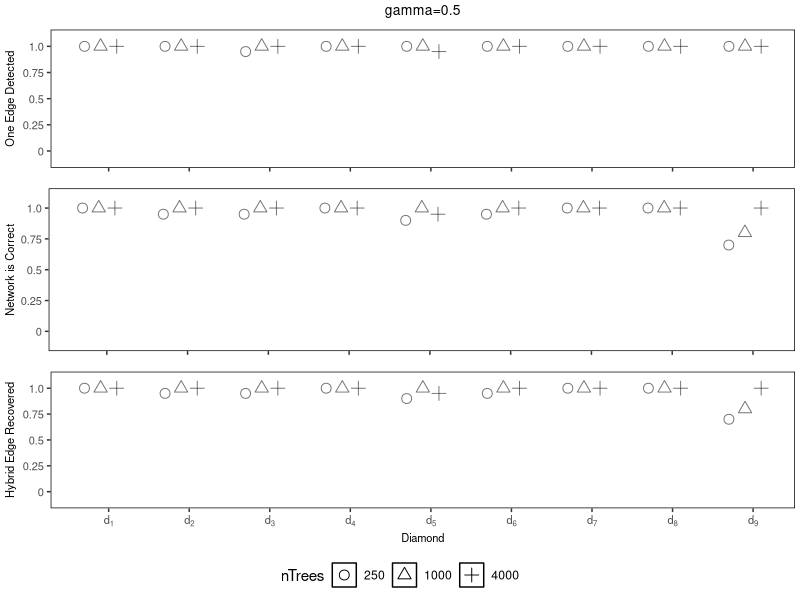
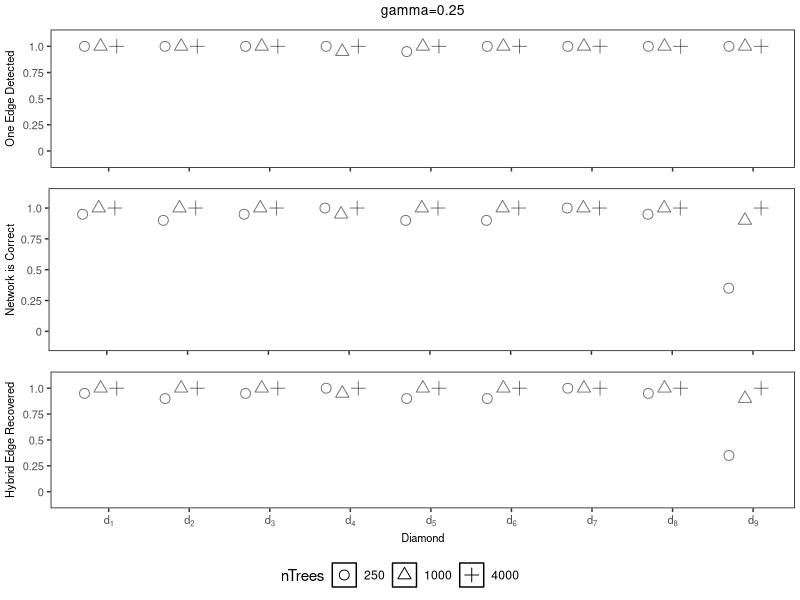
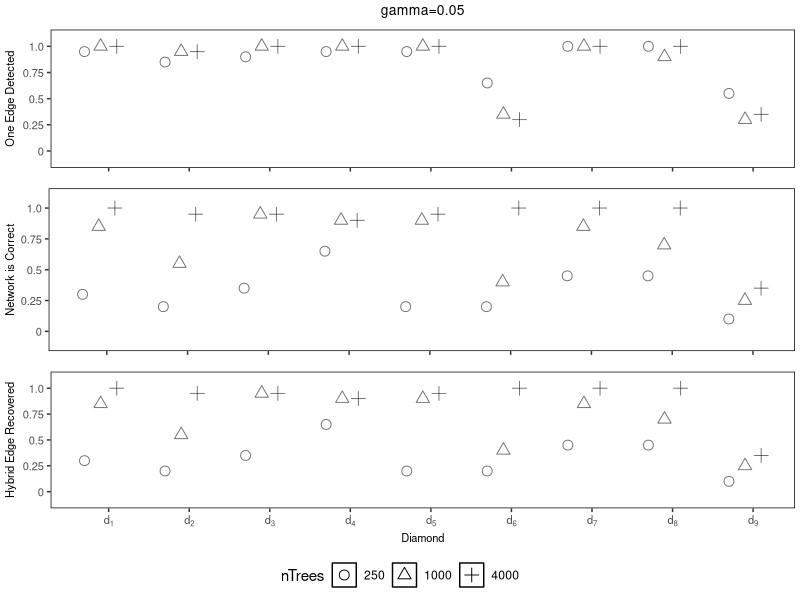
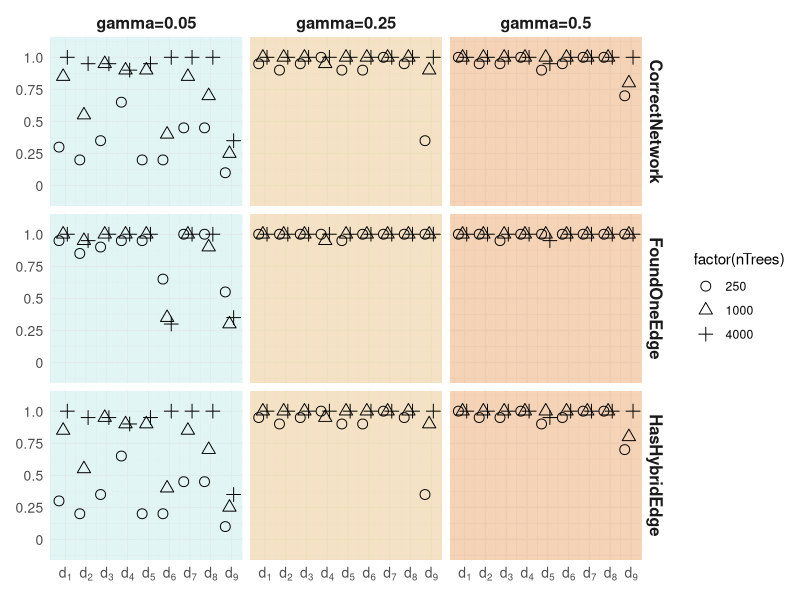
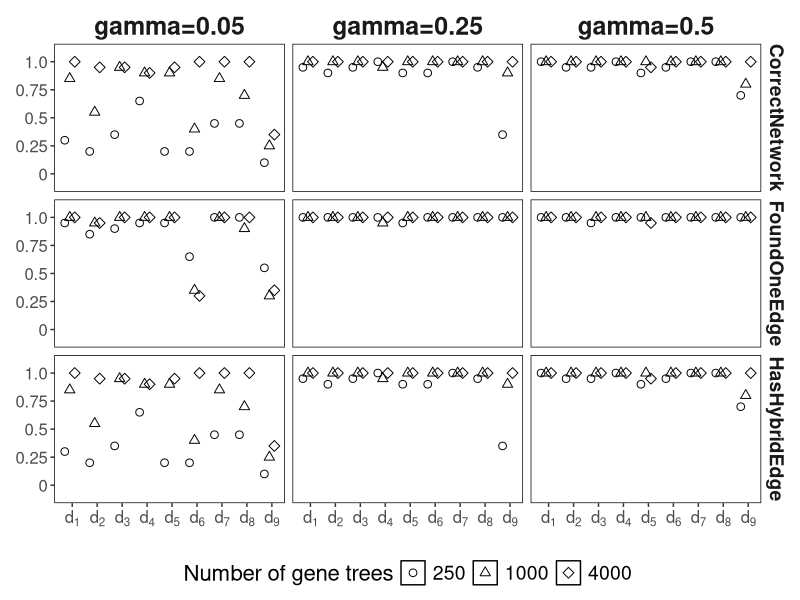

The R script that drew these images, in order: (Note: this script raises an error after producing the figures.)
library(tidyverse)
library(gridExtra)
library(grid)
library(gtable)

# setwd("~/branch/badDiamond/res2/")

# Create user-defined function, which extracts legends from ggplots
extract_legend <- function(my_ggp) {
  step1 <- ggplot_gtable(ggplot_build(my_ggp))
  step2 <- which(sapply(step1$grobs, function(x) x$name) == "guide-box")
  step3 <- step1$grobs[[step2]]
  return(step3)
}

####################### phi1 true #############################
data1 <- read.table("0.5.True.resultForPlotting.txt", sep = "\t",header=TRUE)
p1 <- ggplot(data1, aes(x=xPos,y=FoundOneEdge/20,shape=factor(nTrees),alpha=1.0)) + 
  geom_point(size=3) +
  scale_shape_manual(values=c(1,2,3)) + 
  scale_x_continuous(name=expression(paste("",sep="")), breaks=c(1,2,3,4,5,6,7,8,9),labels=c(expression(paste(d[1],sep="")),expression(paste(d[2],sep="")),expression(paste(d[3],sep="")),expression(paste(d[4],sep="")),expression(paste(d[5],sep="")),expression(paste(d[6],sep="")),expression(paste(d[7],sep="")),expression(paste(d[8],sep="")),expression(paste(d[9],sep="")))) + 
  scale_y_continuous(name=expression(paste("One Edge Detected",sep="")), breaks=c(0,0.25,0.5,0.75,1.0),labels=c("0","0.25","0.5","0.75","1.0"), limits=c(-0.1,1.1)) + 
  theme(panel.background = element_rect(fill='white', colour='black'),panel.grid.minor.y = element_blank(),panel.grid.major.y = element_blank(),panel.grid.minor.x = element_blank(), axis.title = element_text(size = 8), legend.position = "none", axis.text.x = element_blank(), axis.text.y = element_text(size=8), panel.grid.major.x = element_blank(), plot.margin=unit(c(0.05,0.05,0.05,0.05),"in"),plot.title = element_text(size=10, hjust = 0.5)) + 
  ggtitle(expression(paste("gamma=0.5", sep="")))
p2 <- ggplot(data1, aes(x=xPos,y=CorrectNetwork/20,shape=factor(nTrees),alpha=1.0)) + 
  geom_point(size=3) +
  scale_shape_manual(values=c(1,2,3)) + 
  scale_x_continuous(name=expression(paste("",sep="")), breaks=c(1,2,3,4,5,6,7,8,9),labels=c(expression(paste(d[1],sep="")),expression(paste(d[2],sep="")),expression(paste(d[3],sep="")),expression(paste(d[4],sep="")),expression(paste(d[5],sep="")),expression(paste(d[6],sep="")),expression(paste(d[7],sep="")),expression(paste(d[8],sep="")),expression(paste(d[9],sep="")))) + 
  scale_y_continuous(name=expression(paste("Network is Correct",sep="")), breaks=c(0,0.25,0.5,0.75,1.0),labels=c("0","0.25","0.5","0.75","1.0"), limits=c(-0.1,1.1)) + 
  theme(panel.background = element_rect(fill='white', colour='black'),panel.grid.minor.y = element_blank(),panel.grid.major.y = element_blank(),panel.grid.minor.x = element_blank(), axis.title = element_text(size = 8), legend.position = "none", axis.text.x = element_blank(), axis.text.y = element_text(size=8), panel.grid.major.x = element_blank(), plot.margin=unit(c(0.05,0.05,0.05,0.05),"in"),plot.title = element_text(size=10, hjust = 0.5))
p3 <- ggplot(data1, aes(x=xPos,y=HasHybridEdge/20,shape=factor(nTrees),alpha=1.0)) + 
  geom_point(size=3) +scale_shape_manual(values=c(1,2,3)) + 
  scale_x_continuous(name=expression(paste("Diamond",sep="")), breaks=c(1,2,3,4,5,6,7,8,9),labels=c(expression(paste(d[1],sep="")),expression(paste(d[2],sep="")),expression(paste(d[3],sep="")),expression(paste(d[4],sep="")),expression(paste(d[5],sep="")),expression(paste(d[6],sep="")),expression(paste(d[7],sep="")),expression(paste(d[8],sep="")),expression(paste(d[9],sep="")))) + 
  scale_y_continuous(name=expression(paste("Hybrid Edge Recovered",sep="")), breaks=c(0,0.25,0.5,0.75,1.0),labels=c("0","0.25","0.5","0.75","1.0"), limits=c(-0.1,1.1)) + 
  theme(panel.background = element_rect(fill='white', colour='black'),panel.grid.minor.y = element_blank(),panel.grid.major.y = element_blank(),panel.grid.minor.x = element_blank(), axis.title = element_text(size = 8), legend.position = "none", axis.text.x = element_text(size=8), axis.text.y = element_text(size=8), panel.grid.major.x = element_blank(), plot.margin=unit(c(0.05,0.05,0.05,0.05),"in"),plot.title = element_text(size=10, hjust = 0.5))

plegend <- ggplot(data1, aes(x=xPos,y=HasHybridEdge/20,shape=factor(nTrees))) + 
  geom_point(size=3) +
  scale_shape_manual(name="nTrees", labels=c("250","1000","4000"), values=c(1,2,3)) + 
  scale_x_continuous(name=expression(paste("Diamond",sep="")), breaks=c(1,2,3,4,5,6,7,8,9),labels=c(expression(paste(d[1],sep="")),expression(paste(d[2],sep="")),expression(paste(d[3],sep="")),expression(paste(d[4],sep="")),expression(paste(d[5],sep="")),expression(paste(d[6],sep="")),expression(paste(d[7],sep="")),expression(paste(d[8],sep="")),expression(paste(d[9],sep="")))) + 
  scale_y_continuous(name=expression(paste("Hybrid Edge Recovered",sep="")), breaks=c(0,0.25,0.5,0.75,1.0),labels=c("0","0.25","0.5","0.75","1.0"),limits=c(-0.1,1)) + 
  theme(panel.background = element_rect(fill='white', colour='black'),panel.grid.minor.y = element_blank(),panel.grid.major.y = element_blank(),panel.grid.minor.x = element_blank(),axis.text = element_text(size = 8), axis.title = element_text(size = 10), legend.position = "bottom", axis.text.x = element_text(angle = 0), panel.grid.major.x = element_blank(), plot.margin=unit(c(0.05,0.05,0.05,0.05),"in"))
# Apply user-defined function to extract legend
shared_legend <- extract_legend(plegend)

g1 <- grid.arrange(arrangeGrob(p1, p2, p3, ncol = 1),shared_legend, nrow = 2, heights = c(11, 1))

ggsave("snaq.phi1.true.pdf",g1,device="pdf",units="in",width=6.5,height=4.5)

##################### phi2 true #####################
d2 <- read.table("0.25.True.resultForPlotting.txt", sep = "\t",header=TRUE)
p1 <- ggplot(d2, aes(x=xPos,y=FoundOneEdge/20,shape=factor(nTrees),alpha=1.0)) + 
  geom_point(size=3) +
  scale_shape_manual(values=c(1,2,3)) + 
  scale_x_continuous(name=expression(paste("",sep="")), breaks=c(1,2,3,4,5,6,7,8,9),labels=c(expression(paste(d[1],sep="")),expression(paste(d[2],sep="")),expression(paste(d[3],sep="")),expression(paste(d[4],sep="")),expression(paste(d[5],sep="")),expression(paste(d[6],sep="")),expression(paste(d[7],sep="")),expression(paste(d[8],sep="")),expression(paste(d[9],sep="")))) + 
  scale_y_continuous(name=expression(paste("One Edge Detected",sep="")), breaks=c(0,0.25,0.5,0.75,1.0),labels=c("0","0.25","0.5","0.75","1.0"), limits=c(-0.1,1.1)) + 
  theme(panel.background = element_rect(fill='white', colour='black'),panel.grid.minor.y = element_blank(),panel.grid.major.y = element_blank(),panel.grid.minor.x = element_blank(), axis.title = element_text(size = 8), legend.position = "none", axis.text.x = element_blank(), axis.text.y = element_text(size=8), panel.grid.major.x = element_blank(), plot.margin=unit(c(0.05,0.05,0.05,0.05),"in"),plot.title = element_text(size=10, hjust = 0.5)) + 
  ggtitle(expression(paste("gamma=0.25", sep="")))
p2 <- ggplot(d2, aes(x=xPos,y=CorrectNetwork/20,shape=factor(nTrees),alpha=1.0)) + 
  geom_point(size=3) +
  scale_shape_manual(values=c(1,2,3)) + 
  scale_x_continuous(name=expression(paste("",sep="")), breaks=c(1,2,3,4,5,6,7,8,9),labels=c(expression(paste(d[1],sep="")),expression(paste(d[2],sep="")),expression(paste(d[3],sep="")),expression(paste(d[4],sep="")),expression(paste(d[5],sep="")),expression(paste(d[6],sep="")),expression(paste(d[7],sep="")),expression(paste(d[8],sep="")),expression(paste(d[9],sep="")))) + 
  scale_y_continuous(name=expression(paste("Network is Correct",sep="")), breaks=c(0,0.25,0.5,0.75,1.0),labels=c("0","0.25","0.5","0.75","1.0"), limits=c(-0.1,1.1)) + 
  theme(panel.background = element_rect(fill='white', colour='black'),panel.grid.minor.y = element_blank(),panel.grid.major.y = element_blank(),panel.grid.minor.x = element_blank(), axis.title = element_text(size = 8), legend.position = "none", axis.text.x = element_blank(), axis.text.y = element_text(size=8), panel.grid.major.x = element_blank(), plot.margin=unit(c(0.05,0.05,0.05,0.05),"in"),plot.title = element_text(size=10, hjust = 0.5))
p3 <- ggplot(d2, aes(x=xPos,y=HasHybridEdge/20,shape=factor(nTrees),alpha=1.0)) + 
  geom_point(size=3) +scale_shape_manual(values=c(1,2,3)) + 
  scale_x_continuous(name=expression(paste("Diamond",sep="")), breaks=c(1,2,3,4,5,6,7,8,9),labels=c(expression(paste(d[1],sep="")),expression(paste(d[2],sep="")),expression(paste(d[3],sep="")),expression(paste(d[4],sep="")),expression(paste(d[5],sep="")),expression(paste(d[6],sep="")),expression(paste(d[7],sep="")),expression(paste(d[8],sep="")),expression(paste(d[9],sep="")))) + 
  scale_y_continuous(name=expression(paste("Hybrid Edge Recovered",sep="")), breaks=c(0,0.25,0.5,0.75,1.0),labels=c("0","0.25","0.5","0.75","1.0"), limits=c(-0.1,1.1)) + 
  theme(panel.background = element_rect(fill='white', colour='black'),panel.grid.minor.y = element_blank(),panel.grid.major.y = element_blank(),panel.grid.minor.x = element_blank(), axis.title = element_text(size = 8), legend.position = "none", axis.text.x = element_text(size=8), axis.text.y = element_text(size=8), panel.grid.major.x = element_blank(), plot.margin=unit(c(0.05,0.05,0.05,0.05),"in"),plot.title = element_text(size=10, hjust = 0.5))

plegend <- ggplot(d2, aes(x=xPos,y=HasHybridEdge/20,shape=factor(nTrees))) + 
  geom_point(size=3) +
  scale_shape_manual(name="nTrees", labels=c("250","1000","4000"), values=c(1,2,3)) + 
  scale_x_continuous(name=expression(paste("Diamond",sep="")), breaks=c(1,2,3,4,5,6,7,8,9),labels=c(expression(paste(d[1],sep="")),expression(paste(d[2],sep="")),expression(paste(d[3],sep="")),expression(paste(d[4],sep="")),expression(paste(d[5],sep="")),expression(paste(d[6],sep="")),expression(paste(d[7],sep="")),expression(paste(d[8],sep="")),expression(paste(d[9],sep="")))) + 
  scale_y_continuous(name=expression(paste("Hybrid Edge Recovered",sep="")), breaks=c(0,0.25,0.5,0.75,1.0),labels=c("0","0.25","0.5","0.75","1.0"),limits=c(-0.1,1)) + 
  theme(panel.background = element_rect(fill='white', colour='black'),panel.grid.minor.y = element_blank(),panel.grid.major.y = element_blank(),panel.grid.minor.x = element_blank(),axis.text = element_text(size = 8), axis.title = element_text(size = 10), legend.position = "bottom", axis.text.x = element_text(angle = 0), panel.grid.major.x = element_blank(), plot.margin=unit(c(0.05,0.05,0.05,0.05),"in"))
# Apply user-defined function to extract legend
shared_legend <- extract_legend(plegend)

g2 <- grid.arrange(arrangeGrob(p1, p2, p3, ncol = 1),shared_legend, nrow = 2, heights = c(11, 1))

ggsave("snaq.phi2.true.pdf",g2,device="pdf",units="in",width=6.5,height=4.5)


##################### phi3 true #####################
d3 <- read.table("0.05.True.resultForPlotting.txt", sep = "\t",header=TRUE)
p1 <- ggplot(d3, aes(x=xPos,y=FoundOneEdge/20,shape=factor(nTrees),alpha=1.0)) + 
  geom_point(size=3) +
  scale_shape_manual(values=c(1,2,3)) + 
  scale_x_continuous(name=expression(paste("",sep="")), breaks=c(1,2,3,4,5,6,7,8,9),labels=c(expression(paste(d[1],sep="")),expression(paste(d[2],sep="")),expression(paste(d[3],sep="")),expression(paste(d[4],sep="")),expression(paste(d[5],sep="")),expression(paste(d[6],sep="")),expression(paste(d[7],sep="")),expression(paste(d[8],sep="")),expression(paste(d[9],sep="")))) + 
  scale_y_continuous(name=expression(paste("One Edge Detected",sep="")), breaks=c(0,0.25,0.5,0.75,1.0),labels=c("0","0.25","0.5","0.75","1.0"), limits=c(-0.1,1.1)) + 
  theme(panel.background = element_rect(fill='white', colour='black'),panel.grid.minor.y = element_blank(),panel.grid.major.y = element_blank(),panel.grid.minor.x = element_blank(), axis.title = element_text(size = 8), legend.position = "none", axis.text.x = element_blank(), axis.text.y = element_text(size=8), panel.grid.major.x = element_blank(), plot.margin=unit(c(0.05,0.05,0.05,0.05),"in"),plot.title = element_text(size=10, hjust = 0.5)) + 
  ggtitle(expression(paste("gamma=0.05", sep="")))
p2 <- ggplot(d3, aes(x=xPos,y=CorrectNetwork/20,shape=factor(nTrees),alpha=1.0)) + 
  geom_point(size=3) +
  scale_shape_manual(values=c(1,2,3)) + 
  scale_x_continuous(name=expression(paste("",sep="")), breaks=c(1,2,3,4,5,6,7,8,9),labels=c(expression(paste(d[1],sep="")),expression(paste(d[2],sep="")),expression(paste(d[3],sep="")),expression(paste(d[4],sep="")),expression(paste(d[5],sep="")),expression(paste(d[6],sep="")),expression(paste(d[7],sep="")),expression(paste(d[8],sep="")),expression(paste(d[9],sep="")))) + 
  scale_y_continuous(name=expression(paste("Network is Correct",sep="")), breaks=c(0,0.25,0.5,0.75,1.0),labels=c("0","0.25","0.5","0.75","1.0"), limits=c(-0.1,1.1)) + 
  theme(panel.background = element_rect(fill='white', colour='black'),panel.grid.minor.y = element_blank(),panel.grid.major.y = element_blank(),panel.grid.minor.x = element_blank(), axis.title = element_text(size = 8), legend.position = "none", axis.text.x = element_blank(), axis.text.y = element_text(size=8), panel.grid.major.x = element_blank(), plot.margin=unit(c(0.05,0.05,0.05,0.05),"in"),plot.title = element_text(size=10, hjust = 0.5))
p3 <- ggplot(d3, aes(x=xPos,y=HasHybridEdge/20,shape=factor(nTrees),alpha=1.0)) + 
  geom_point(size=3) +scale_shape_manual(values=c(1,2,3)) + 
  scale_x_continuous(name=expression(paste("Diamond",sep="")), breaks=c(1,2,3,4,5,6,7,8,9),labels=c(expression(paste(d[1],sep="")),expression(paste(d[2],sep="")),expression(paste(d[3],sep="")),expression(paste(d[4],sep="")),expression(paste(d[5],sep="")),expression(paste(d[6],sep="")),expression(paste(d[7],sep="")),expression(paste(d[8],sep="")),expression(paste(d[9],sep="")))) + 
  scale_y_continuous(name=expression(paste("Hybrid Edge Recovered",sep="")), breaks=c(0,0.25,0.5,0.75,1.0),labels=c("0","0.25","0.5","0.75","1.0"), limits=c(-0.1,1.1)) + 
  theme(panel.background = element_rect(fill='white', colour='black'),panel.grid.minor.y = element_blank(),panel.grid.major.y = element_blank(),panel.grid.minor.x = element_blank(), axis.title = element_text(size = 8), legend.position = "none", axis.text.x = element_text(size=8), axis.text.y = element_text(size=8), panel.grid.major.x = element_blank(), plot.margin=unit(c(0.05,0.05,0.05,0.05),"in"),plot.title = element_text(size=10, hjust = 0.5))

plegend <- ggplot(d3, aes(x=xPos,y=HasHybridEdge/20,shape=factor(nTrees))) + 
  geom_point(size=3) +
  scale_shape_manual(name="nTrees", labels=c("250","1000","4000"), values=c(1,2,3)) + 
  scale_x_continuous(name=expression(paste("Diamond",sep="")), breaks=c(1,2,3,4,5,6,7,8,9),labels=c(expression(paste(d[1],sep="")),expression(paste(d[2],sep="")),expression(paste(d[3],sep="")),expression(paste(d[4],sep="")),expression(paste(d[5],sep="")),expression(paste(d[6],sep="")),expression(paste(d[7],sep="")),expression(paste(d[8],sep="")),expression(paste(d[9],sep="")))) + 
  scale_y_continuous(name=expression(paste("Hybrid Edge Recovered",sep="")), breaks=c(0,0.25,0.5,0.75,1.0),labels=c("0","0.25","0.5","0.75","1.0"),limits=c(-0.1,1)) + 
  theme(panel.background = element_rect(fill='white', colour='black'),panel.grid.minor.y = element_blank(),panel.grid.major.y = element_blank(),panel.grid.minor.x = element_blank(),axis.text = element_text(size = 8), axis.title = element_text(size = 10), legend.position = "bottom", axis.text.x = element_text(angle = 0), panel.grid.major.x = element_blank(), plot.margin=unit(c(0.05,0.05,0.05,0.05),"in"))
# Apply user-defined function to extract legend
shared_legend <- extract_legend(plegend)

g3 <- grid.arrange(arrangeGrob(p1, p2, p3, ncol = 1),shared_legend, nrow = 2, heights = c(11, 1))

ggsave("snaq.phi3.true.pdf",g3,device="pdf",units="in",width=6.5,height=4.5)


################### Condense the plot into one #########################
# condense g1,g2,g3
# upgrade data
# .x is phi1, .y is phi2, the rest is phi3
dataC <- data1 %>% left_join(d2, by=c("Diamond","nTrees", "xPos"))
dataC2 <- dataC %>% left_join(d3, by=c("Diamond","nTrees", "xPos"))
dataC3 <- dataC2 %>% 
  pivot_longer(cols = c(FoundOneEdge, FoundOneEdge.x, FoundOneEdge.y, 
                        CorrectNetwork, CorrectNetwork.x, CorrectNetwork.y,
                        HasHybridEdge, HasHybridEdge.x, HasHybridEdge.y), 
               names_to = "Name",
               values_to = c("value")) %>%
  mutate(phi = case_when(
    Name == "FoundOneEdge"|Name == "CorrectNetwork"|Name == "HasHybridEdge" ~ "gamma=0.05",
    Name == "FoundOneEdge.x"|Name == "CorrectNetwork.x"|Name == "HasHybridEdge.x" ~ "gamma=0.5",
    Name == "FoundOneEdge.y"|Name == "CorrectNetwork.y"|Name == "HasHybridEdge.y" ~ "gamma=0.25"
  ))

datafinal <- dataC3 %>%
  mutate(Name = case_when(
    Name %in% c("FoundOneEdge.x", "FoundOneEdge.y") ~ "FoundOneEdge",
    Name %in% c("CorrectNetwork.x", "CorrectNetwork.y") ~ "CorrectNetwork",
    Name %in% c("HasHybridEdge.x", "HasHybridEdge.y") ~ "HasHybridEdge",
    TRUE ~ Name
  )) %>%
  mutate(prop = value/20)

condense <- ggplot(datafinal, aes(x=xPos, y=prop, shape=factor(nTrees))) +
  geom_rect(aes(
    xmin = -Inf, xmax = Inf, ymin = -Inf, ymax = Inf,
    fill = phi
  ), alpha = 0.05) +
  geom_point(size = 3, color = "black") + 
  scale_shape_manual(values = c(1,2,3)) +
  scale_x_continuous(name=expression(paste("",sep="")), breaks=c(1,2,3,4,5,6,7,8,9),labels=c(expression(paste(d[1],sep="")),expression(paste(d[2],sep="")),expression(paste(d[3],sep="")),expression(paste(d[4],sep="")),expression(paste(d[5],sep="")),expression(paste(d[6],sep="")),expression(paste(d[7],sep="")),expression(paste(d[8],sep="")),expression(paste(d[9],sep="")))) + 
  scale_y_continuous(name=expression(paste("",sep="")), breaks=c(0,0.25,0.5,0.75,1.0),labels=c("0","0.25","0.5","0.75","1.0"), limits=c(-0.1,1.1)) + 
  facet_grid(Name ~ phi) +
  scale_fill_manual(values = c("#e0f3f8", "#f6e6c3", "#f2d0a4"), guide = "none") +  # Soft pastel colors
  theme_minimal() +  # Minimal theme for clean aesthetics
  theme(
    strip.text = element_text(size = 12, face = "bold"),  # Bold facet labels
    axis.text = element_text(size = 10),  # Adjust axis text size for readability
    axis.title = element_text(size = 12),  # Adjust axis titles
    plot.title = element_text(size = 14, face = "bold", hjust = 0.5)  # Title styling
  )

ggsave("CondensedTrueSnaq.pdf", condense, width = 12, height = 5)

condense2 <- ggplot(datafinal, aes(x=xPos, y=prop, shape=factor(nTrees))) +
  geom_rect(aes(
    xmin = -Inf, xmax = Inf, ymin = -Inf, ymax = Inf
  ), alpha = 0) +
  geom_point(color = "black", size = 2.25, alpha = 1) + 
  scale_shape_manual(name = "Number of gene trees", values = c(1,2,5)) +
  scale_x_continuous(name=expression(paste("",sep="")), breaks=c(1,2,3,4,5,6,7,8,9),labels=c(expression(paste(d[1],sep="")),expression(paste(d[2],sep="")),expression(paste(d[3],sep="")),expression(paste(d[4],sep="")),expression(paste(d[5],sep="")),expression(paste(d[6],sep="")),expression(paste(d[7],sep="")),expression(paste(d[8],sep="")),expression(paste(d[9],sep="")))) + 
  scale_y_continuous(name=expression(paste("",sep="")), breaks=c(0,0.25,0.5,0.75,1.0),labels=c("0","0.25","0.5","0.75","1.0"), limits=c(-0.1,1.1)) + 
  facet_grid(Name ~ phi) +  # Minimal theme for clean aesthetics
  theme(
    panel.background = element_rect(fill = "white", colour = "black"),  # White background
    panel.grid = element_blank(),
    legend.position = "bottom",
    legend.direction = "horizontal",
    legend.text = element_text(size = 14),
    legend.title = element_text(size = 16),
    strip.text.x = element_text(size = 18, face = "bold"),  # Bold facet labels
    strip.text.y = element_text(size = 14, face = "bold"),
    strip.background = element_blank(),
    axis.text = element_text(size = 12),  # Adjust axis text size for readability
    axis.title = element_text(size = 12),  # Adjust axis titles
    plot.title = element_text(size = 14, face = "bold", hjust = 0.5)  # Title styling
  )

ggsave("CondensedTrueSnaq4.pdf", condense2, width = 12, height = 6.5)

################################# RF_dist ##############################
d4 <- read.table("simulationResults.true.txt", sep = "\t",header=TRUE)
d4_phi1 <- d4 %>% filter(phi == "phi1") %>% filter (RF_dist == 0) %>% 
  group_by(Diamond, nTrees) %>% count(n()) %>% 
  left_join(data1 %>% select(Diamond, nTrees, xPos), by = c("Diamond", "nTrees"))
d4_phi2 <- d4 %>% filter(phi == "phi2") %>% filter (RF_dist == 0) %>% 
  group_by(Diamond, nTrees) %>% count(n()) %>% 
  left_join(data1 %>% select(Diamond, nTrees, xPos), by = c("Diamond", "nTrees"))
d4_phi3 <- d4 %>% filter(phi == "phi3") %>% filter (RF_dist == 0) %>% 
  group_by(Diamond, nTrees) %>% count(n()) %>% 
  left_join(data1 %>% select(Diamond, nTrees, xPos), by = c("Diamond", "nTrees"))

pdist1 <- ggplot(d4_phi1, aes(x=xPos,y=n/20,shape=factor(nTrees),alpha=1.0)) + 
  geom_point(size=3) +
  scale_shape_manual(values=c(1,2,3)) + 
  scale_x_continuous(name=expression(paste("Diamond",sep="")), breaks=c(1,2,3,4,5,6,7,8,9),labels=c(expression(paste(d[1],sep="")),expression(paste(d[2],sep="")),expression(paste(d[3],sep="")),expression(paste(d[4],sep="")),expression(paste(d[5],sep="")),expression(paste(d[6],sep="")),expression(paste(d[7],sep="")),expression(paste(d[8],sep="")),expression(paste(d[9],sep="")))) + 
  scale_y_continuous(name=expression(paste("Network is Correct",sep="")), breaks=c(0,0.25,0.5,0.75,1.0),labels=c("0","0.25","0.5","0.75","1.0"), limits=c(-0.1,1.1)) + 
  theme(panel.background = element_rect(fill='white', colour='black'),panel.grid.minor.y = element_blank(),panel.grid.major.y = element_blank(),panel.grid.minor.x = element_blank(), axis.title = element_text(size = 8), legend.position = "none", axis.text.x = element_blank(), axis.text.y = element_text(size=8), panel.grid.major.x = element_blank(), plot.margin=unit(c(0.05,0.05,0.05,0.05),"in"),plot.title = element_text(size=10, hjust = 0.5))
pdist2 <- ggplot(d4_phi2, aes(x=xPos,y=n/20,shape=factor(nTrees),alpha=1.0)) + 
  geom_point(size=3) +
  scale_shape_manual(values=c(1,2,3)) + 
  scale_x_continuous(name=expression(paste("",sep="")), breaks=c(1,2,3,4,5,6,7,8,9),labels=c(expression(paste(d[1],sep="")),expression(paste(d[2],sep="")),expression(paste(d[3],sep="")),expression(paste(d[4],sep="")),expression(paste(d[5],sep="")),expression(paste(d[6],sep="")),expression(paste(d[7],sep="")),expression(paste(d[8],sep="")),expression(paste(d[9],sep="")))) + 
  scale_y_continuous(name=expression(paste("Network is Correct",sep="")), breaks=c(0,0.25,0.5,0.75,1.0),labels=c("0","0.25","0.5","0.75","1.0"), limits=c(-0.1,1.1)) + 
  theme(panel.background = element_rect(fill='white', colour='black'),panel.grid.minor.y = element_blank(),panel.grid.major.y = element_blank(),panel.grid.minor.x = element_blank(), axis.title = element_text(size = 8), legend.position = "none", axis.text.x = element_blank(), axis.text.y = element_text(size=8), panel.grid.major.x = element_blank(), plot.margin=unit(c(0.05,0.05,0.05,0.05),"in"),plot.title = element_text(size=10, hjust = 0.5))
pdist3 <- ggplot(d4_phi3, aes(x=xPos,y=n/20,shape=factor(nTrees),alpha=1.0)) + 
  geom_point(size=3) +
  scale_shape_manual(values=c(1,2,3)) + 
  scale_x_continuous(name=expression(paste("",sep="")), breaks=c(1,2,3,4,5,6,7,8,9),labels=c(expression(paste(d[1],sep="")),expression(paste(d[2],sep="")),expression(paste(d[3],sep="")),expression(paste(d[4],sep="")),expression(paste(d[5],sep="")),expression(paste(d[6],sep="")),expression(paste(d[7],sep="")),expression(paste(d[8],sep="")),expression(paste(d[9],sep="")))) + 
  scale_y_continuous(name=expression(paste("Network is Correct",sep="")), breaks=c(0,0.25,0.5,0.75,1.0),labels=c("0","0.25","0.5","0.75","1.0"), limits=c(-0.1,1.1)) + 
  theme(panel.background = element_rect(fill='white', colour='black'),panel.grid.minor.y = element_blank(),panel.grid.major.y = element_blank(),panel.grid.minor.x = element_blank(), axis.title = element_text(size = 8), legend.position = "none", axis.text.x = element_blank(), axis.text.y = element_text(size=8), panel.grid.major.x = element_blank(), plot.margin=unit(c(0.05,0.05,0.05,0.05),"in"),plot.title = element_text(size=10, hjust = 0.5))

plegend <- ggplot(d4_phi1, aes(x=xPos,y=HasHybridEdge/20,shape=factor(nTrees))) + 
  geom_point(size=3) +
  scale_shape_manual(name="nTrees", labels=c("250","1000","4000"), values=c(1,2,3)) + 
  scale_x_continuous(name=expression(paste("Diamond",sep="")), breaks=c(1,2,3,4,5,6,7,8,9),labels=c(expression(paste(d[1],sep="")),expression(paste(d[2],sep="")),expression(paste(d[3],sep="")),expression(paste(d[4],sep="")),expression(paste(d[5],sep="")),expression(paste(d[6],sep="")),expression(paste(d[7],sep="")),expression(paste(d[8],sep="")),expression(paste(d[9],sep="")))) + 
  scale_y_continuous(name=expression(paste("RF_dist Recovarage",sep="")), breaks=c(0,0.25,0.5,0.75,1.0),labels=c("0","0.25","0.5","0.75","1.0"),limits=c(-0.1,1)) + 
  theme(panel.background = element_rect(fill='white', colour='black'),panel.grid.minor.y = element_blank(),panel.grid.major.y = element_blank(),panel.grid.minor.x = element_blank(),axis.text = element_text(size = 8), axis.title = element_text(size = 10), legend.position = "bottom", axis.text.x = element_text(angle = 0), panel.grid.major.x = element_blank(), plot.margin=unit(c(0.05,0.05,0.05,0.05),"in"))
# Apply user-defined function to extract legend
shared_legend <- extract_legend(plegend)

sg <- grid.arrange(arrangeGrob(pdist1, pdist2, pdist3, ncol = 1),shared_legend, nrow = 2, heights = c(11, 1))

ggsave("RF_dist.true.pdf",g,device="pdf",units="in",width=6.5,height=4.5)

############################## Error Tree ###############################
de <- read.table("Error.resultForPlotting.txt", sep = "\t", header=TRUE)
dep1 <- ggplot(de, aes(x=xPos,y=FoundOneEdge/20,shape=factor(SeqLen),alpha=1.0)) + 
  geom_point(size=3) +
  scale_shape_manual(values=c(1,2,5)) + 
  scale_x_continuous(name=expression(paste("",sep="")), breaks=c(1,2,3,4,5),labels=c(expression(paste(d[1],sep="")),expression(paste(d[2],sep="")),expression(paste(d[3],sep="")),expression(paste(d[8],sep="")),expression(paste(d[9],sep="")))) + 
  scale_y_continuous(name=expression(paste("FoundOneEdge",sep="")), breaks=c(0,0.25,0.5,0.75,1.0),labels=c("0","0.25","0.5","0.75","1.0"), limits=c(-0.1,1.1)) + 
  theme(panel.background = element_rect(fill='white', colour='black'),
        panel.grid.minor.y = element_blank(),
        panel.grid.major.y = element_blank(),
        panel.grid.minor.x = element_blank(), 
        axis.title = element_text(size = 10), 
        legend.position = "none", axis.text.x = element_blank(), 
        axis.text.y = element_text(size=12), 
        panel.grid.major.x = element_blank(), 
        plot.margin=unit(c(0.05,0.05,0.05,0.05),"in"),
        plot.title = element_text(size=10, hjust = 0.5))
dep2 <- ggplot(de, aes(x=xPos,y=CorrectNetwork/20,shape=factor(SeqLen),alpha=1.0)) + 
  geom_point(size=3) +
  scale_shape_manual(values=c(1,2,5)) + 
  scale_x_continuous(name=expression(paste("",sep="")), breaks=c(1,2,3,4,5),labels=c(expression(paste(d[1],sep="")),expression(paste(d[2],sep="")),expression(paste(d[3],sep="")),expression(paste(d[8],sep="")),expression(paste(d[9],sep="")))) + 
  scale_y_continuous(name=expression(paste("CorrectNetwork",sep="")), breaks=c(0,0.25,0.5,0.75,1.0),labels=c("0","0.25","0.5","0.75","1.0"), limits=c(-0.1,1.1)) + 
  theme(panel.background = element_rect(fill='white', colour='black'),
        panel.grid.minor.y = element_blank(),
        panel.grid.major.y = element_blank(),
        panel.grid.minor.x = element_blank(), 
        axis.title = element_text(size = 10), 
        legend.position = "none", 
        axis.text.x = element_blank(), 
        axis.text.y = element_text(size=12), 
        panel.grid.major.x = element_blank(), 
        plot.margin=unit(c(0.05,0.05,0.05,0.05),"in"),
        plot.title = element_text(size=10, hjust = 0.5))
dep3 <- ggplot(de, aes(x=xPos,y=HasHybridEdge/20,shape=factor(SeqLen),alpha=1.0)) + 
  geom_point(size=3) +
  scale_shape_manual(values=c(1,2,5)) + 
  scale_x_continuous(name=expression(paste("",sep="")), breaks=c(1,2,3,4,5),labels=c(expression(paste(d[1],sep="")),expression(paste(d[2],sep="")),expression(paste(d[3],sep="")),expression(paste(d[8],sep="")),expression(paste(d[9],sep="")))) + 
  scale_y_continuous(name=expression(paste("HasHybridEdge",sep="")), breaks=c(0,0.25,0.5,0.75,1.0),labels=c("0","0.25","0.5","0.75","1.0"), limits=c(-0.1,1.1)) + 
  theme(panel.background = element_rect(fill='white', colour='black'),
        panel.grid.minor.y = element_blank(),
        panel.grid.major.y = element_blank(),
        panel.grid.minor.x = element_blank(), 
        axis.title = element_text(size = 10), 
        legend.position = "none", axis.text.x = element_text(size=12), 
        axis.text.y = element_text(size=12), 
        panel.grid.major.x = element_blank(), 
        plot.margin=unit(c(0.05,0.05,0.05,0.05),"in"),
        plot.title = element_text(size=10, hjust = 0.5))

plegend <- ggplot(de, aes(x=xPos,y=HasHybridEdge/20,shape=factor(SeqLen))) + 
  geom_point(size=3) +
  scale_shape_manual(name="Sequence Length", labels=c("250","1000","4000"), values=c(1,2,5)) + 
  scale_x_continuous(name=expression(paste("",sep="")), breaks=c(1,2,3,4,5),labels=c(expression(paste(d[1],sep="")),expression(paste(d[2],sep="")),expression(paste(d[3],sep="")),expression(paste(d[8],sep="")),expression(paste(d[9],sep="")))) + 
  scale_y_continuous(name=expression(paste("Hybrid Edge Recovered",sep="")), breaks=c(0,0.25,0.5,0.75,1.0),labels=c("0","0.25","0.5","0.75","1.0"),limits=c(-0.1,1)) + 
  theme(panel.background = element_rect(fill='white', colour='black'),
        panel.grid.minor.y = element_blank(),
        panel.grid.major.y = element_blank(),
        panel.grid.minor.x = element_blank(),
        legend.text = element_text(size = 12),
        legend.title = element_text(size = 16),
        axis.text = element_text(size = 14), 
        axis.title = element_text(size = 10), 
        legend.position = "bottom", 
        axis.text.x = element_text(angle = 0), 
        panel.grid.major.x = element_blank(), 
        plot.margin=unit(c(0.05,0.05,0.05,0.05),"in"))
# Apply user-defined function to extract legend
shared_legend <- extract_legend(plegend)

g <- grid.arrange(arrangeGrob(dep2, dep1, dep3, ncol = 1),shared_legend, nrow = 2, heights = c(11, 1))

ggsave("snaq.error.HKY.pdf",g,device="pdf",units="in",width=6.5,height=5.5)
